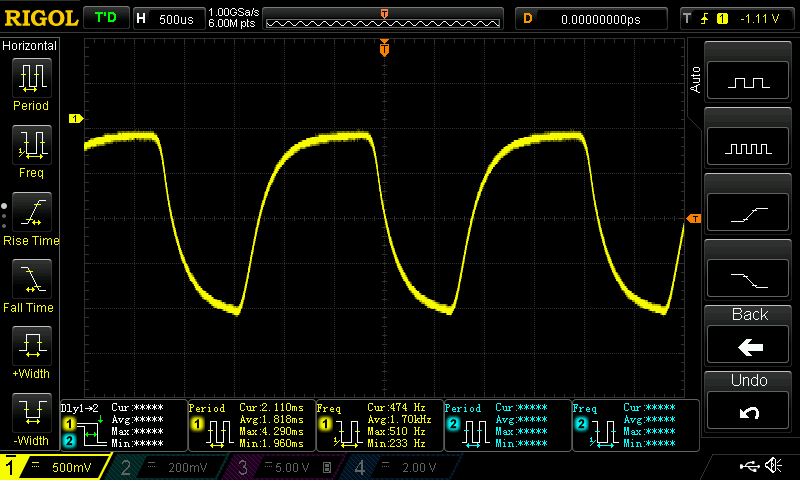
#> input picture data/Oscilloscope data/DS1Z_QuickPrint1.bmp, 800 x 480 px, given in place of DS1Z_QuickPrint90.bmp, which was not available
$ python image_reader.py
#> lines starting #> are read from the running program, lines starting #| are printed output that depends on the picture
# Imports
import numpy as np
from matplotlib import image as mpimg
from matplotlib import pyplot as plt

from typing import Optional


def get_amplitude(image_index: int, show_img: bool = False) -> Optional[int]:
#> called with image_index = 90, show_img = True
    img = mpimg.imread(f'Oscilloscope data/DS1Z_QuickPrint{image_index}.bmp')
#> img is the input picture: shape (480, 800, 4); mean R, G, B, A 13.8, 15.1, 8.5, 255

    orange = [248, 128, 0, 255]
    black = [0, 0, 0, 255]
    gray = [48, 48, 48, 255]

    disregarded_colors = [orange, black, gray]

    # Yellow means only RG-values and Blue means only

    left_start = 84
    top_start = 39
    right_stop = 683
    bottom_stop = 396

    start_row = 0
    stop_row = 0
    did_set_start_row = False
    no_disregard_this_row = True
    found_amplitude = False

    for i in range(top_start, bottom_stop):
        no_disregard_this_row = True

        for j in range(left_start, right_stop):
            if list(img[i][j]) not in disregarded_colors:
                no_disregard_this_row = False

                if not did_set_start_row:
                    start_row = i
                    did_set_start_row = True

            if j == right_stop - 1 and no_disregard_this_row and did_set_start_row:
                stop_row = i
                found_amplitude = True

                print(f'Start row: {start_row}, Stop row: {stop_row} --> Amplitude: {stop_row - start_row}')

        if found_amplitude:
            break

    # Display the image
    if show_img:
        plt.imshow(img)
        plt.show()

    if found_amplitude:
        return stop_row - start_row
    else:
        print("Couldn't find an amplitude in this image")

        return None


print(get_amplitude(90, True))


# To Do's:
# - Define the positions for the various components that should then be read using OCR (analogously to
# the code in the CosmicMuons project)
def get_voltage_dimension(image_index: int) -> None:
#> called with image_index = 1
    img = mpimg.imread(f'Oscilloscope data/DS1Z_QuickPrint{image_index}.bmp')
    dim = np.shape(img)
#> dim = (480, 800, 4)
    cropped_img = img[dim[0] - 100:dim[0] - 1]#[:, 100:200]
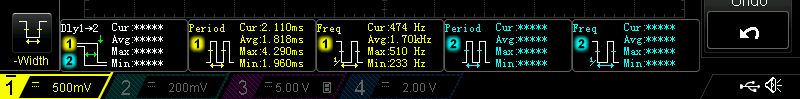
#> cropped_img: shape (99, 800, 4); mean R, G, B, A 18.7, 24.5, 15.6, 255

    plt.imshow(cropped_img)
    plt.show()

    return None


get_voltage_dimension(1)

$ run again, on data/Oscilloscope data/DS1Z_QuickPrint13.bmp
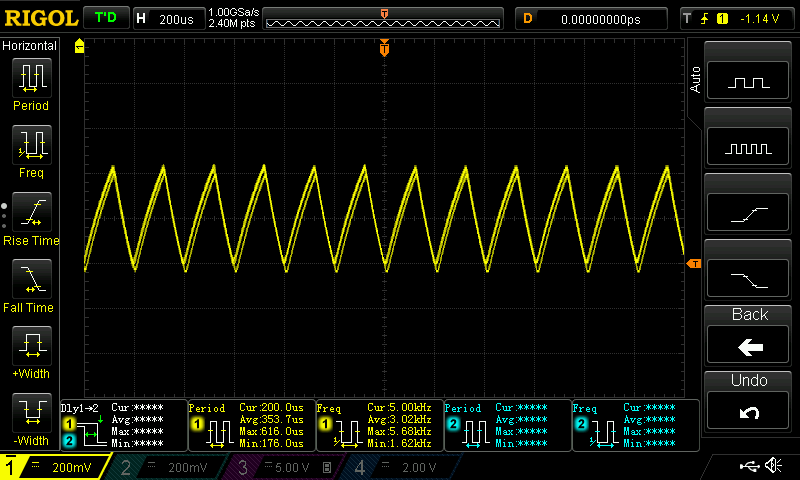
#> input picture data/Oscilloscope data/DS1Z_QuickPrint13.bmp, 800 x 480 px, given in place of DS1Z_QuickPrint90.bmp, which was not available
#> in get_amplitude, img is the input picture: shape (480, 800, 4); mean R, G, B, A 14.9, 16.2, 8.5, 255
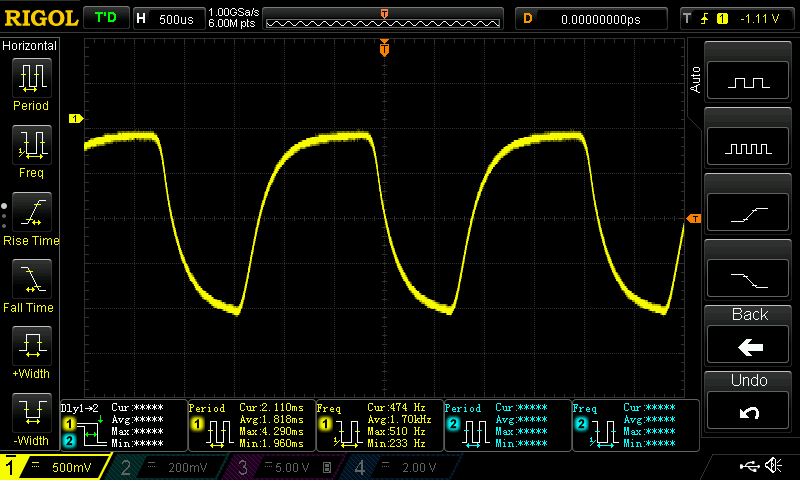
#> input picture data/Oscilloscope data/DS1Z_QuickPrint1.bmp, 800 x 480 px
#> in get_voltage_dimension, img is the input picture: shape (480, 800, 4); mean R, G, B, A 13.8, 15.1, 8.5, 255

$ run again, on data/Oscilloscope data/DS1Z_QuickPrint14.bmp
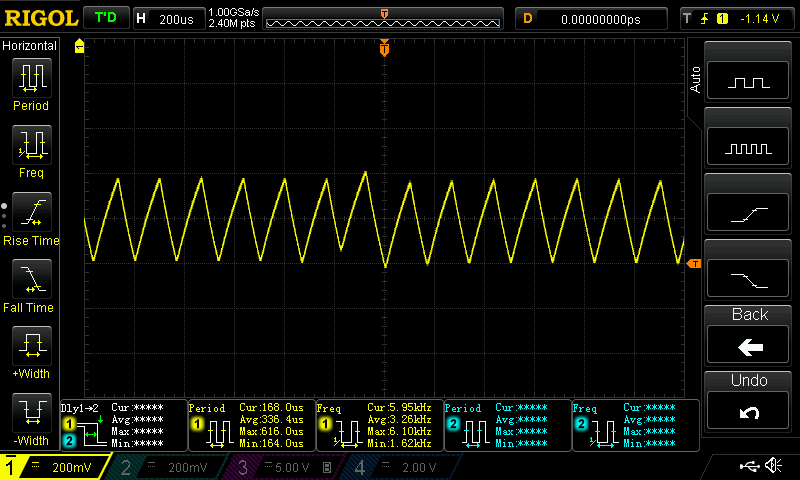
#> input picture data/Oscilloscope data/DS1Z_QuickPrint14.bmp, 800 x 480 px, given in place of DS1Z_QuickPrint90.bmp, which was not available
#> in get_amplitude, img is the input picture: shape (480, 800, 4); mean R, G, B, A 13.1, 14.4, 8.5, 255
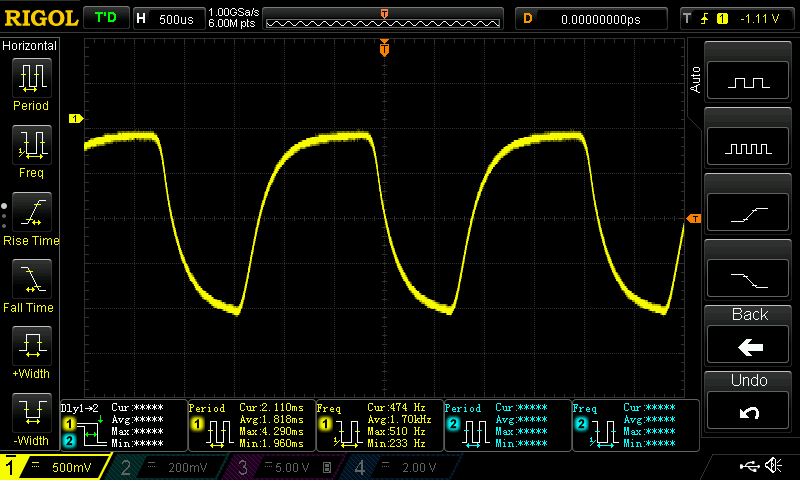
#> input picture data/Oscilloscope data/DS1Z_QuickPrint1.bmp, 800 x 480 px
#> in get_voltage_dimension, img is the input picture: shape (480, 800, 4); mean R, G, B, A 13.8, 15.1, 8.5, 255

$ run again, on data/Oscilloscope data/DS1Z_QuickPrint15.bmp
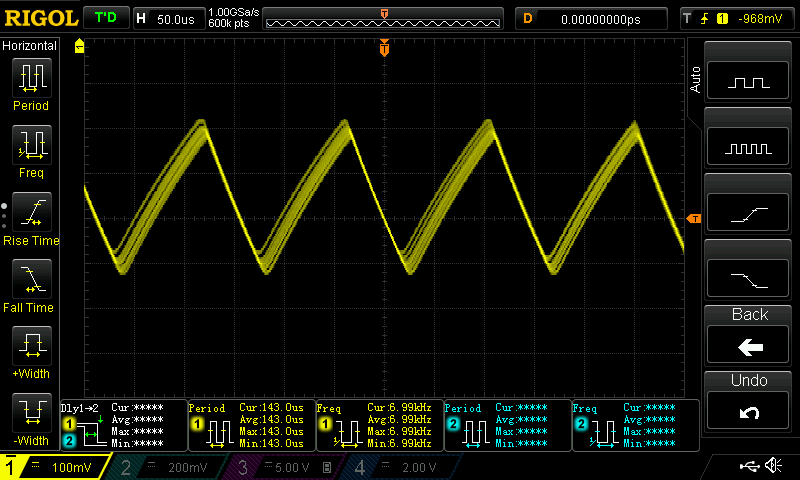
#> input picture data/Oscilloscope data/DS1Z_QuickPrint15.bmp, 800 x 480 px, given in place of DS1Z_QuickPrint90.bmp, which was not available
#> in get_amplitude, img is the input picture: shape (480, 800, 4); mean R, G, B, A 15.7, 17, 8.5, 255
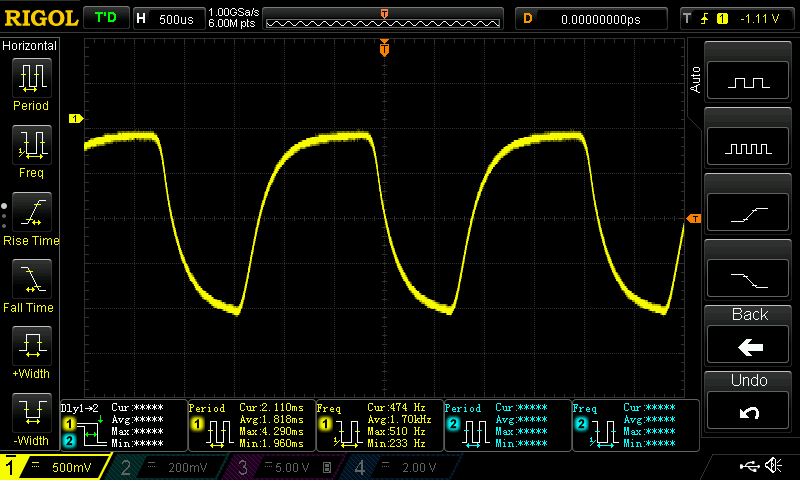
#> input picture data/Oscilloscope data/DS1Z_QuickPrint1.bmp, 800 x 480 px
#> in get_voltage_dimension, img is the input picture: shape (480, 800, 4); mean R, G, B, A 13.8, 15.1, 8.5, 255
